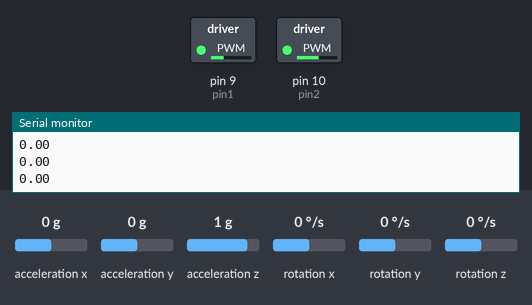
A sketch run on a simulated Arduino Uno, built with avr-gcc and run on an emulated ATmega328P. Parts: switched loads named in the sketch (green lamp = pin HIGH), the last lines printed to the serial monitor. Wiring (inferred from the names in the program): MPU-6050 motion sensor at I2C address 0x68. The test bench sets the inputs (shaded band); at power-on: acceleration y 0 g, acceleration z 1 g, acceleration x 0 g, rotation x 0 °/s, rotation y 0 °/s, rotation z 0 °/s.

Above: at 1.8 s.
1.9 s: acceleration y set to -1.4 g
3.4 s: acceleration y set to 1.4 g
At 3.58 s:
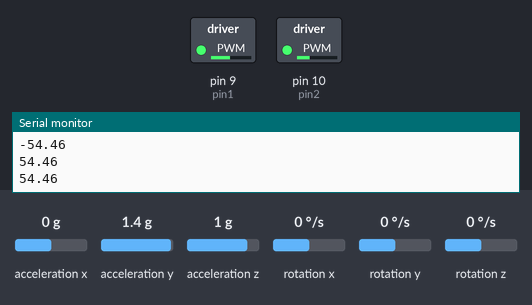
At 5.64 s:
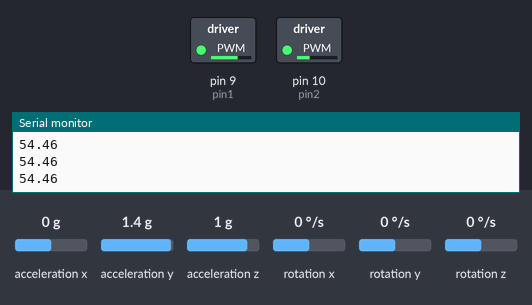
6.4 s: acceleration z set to -0.8 g
9.4 s: acceleration y set to -0.8 g
At 10.9 s:
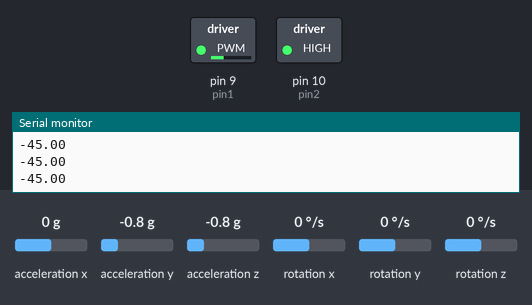
Timing chart, 0 to 11.9 s (numbered marks = the images above; inputs shaded):
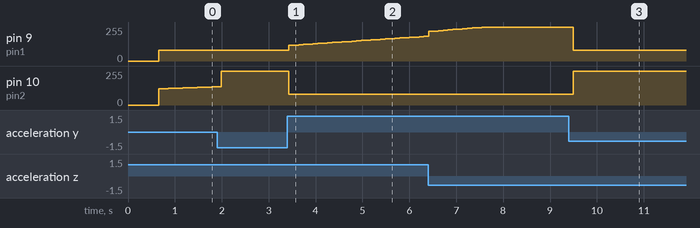

Measured:
- after the input at 3.4 s, pin 9 (pin1): moves from 80/255 to 185/255 over 2.9 s, starting at once; pin 10 (pin2): 255/255 → 80/255 at once
- after the input at 9.4 s, pin 9 (pin1): 255/255 → 80/255 after 0.10 s; pin 10 (pin2): 80/255 → 255/255 after 0.10 s

The sketch:

final.ino
```cpp
#include <Wire.h>
#include <math.h>
#define pin1 9
#define pin2 10

int inputAngle = 20;
double angle;
double error, last_error = 0, total_error = 0;
double kP = 6;
double kI = 0.007;
double kD = 0;
int T = 10;
int last_time = 0;
double PID_signal;

double pM2=0, pM1=0;
double procent;

const uint8_t MPU6050SlaveAddress = 0x68;
const uint16_t AccelScaleFactor = 16384;
const uint16_t GyroScaleFactor = 131;

const uint8_t MPU6050_REGISTER_SMPLRT_DIV   =  0x19;
const uint8_t MPU6050_REGISTER_USER_CTRL    =  0x6A;
const uint8_t MPU6050_REGISTER_PWR_MGMT_1   =  0x6B;
const uint8_t MPU6050_REGISTER_PWR_MGMT_2   =  0x6C;
const uint8_t MPU6050_REGISTER_CONFIG       =  0x1A;
const uint8_t MPU6050_REGISTER_GYRO_CONFIG  =  0x1B;
const uint8_t MPU6050_REGISTER_ACCEL_CONFIG =  0x1C;
const uint8_t MPU6050_REGISTER_FIFO_EN      =  0x23;
const uint8_t MPU6050_REGISTER_INT_ENABLE   =  0x38;
const uint8_t MPU6050_REGISTER_ACCEL_XOUT_H =  0x3B;
const uint8_t MPU6050_REGISTER_SIGNAL_PATH_RESET  = 0x68;

int16_t AccelX, AccelY, AccelZ;
double Ax, Ay, Az;

void PID()
{
  unsigned long _time = millis();
  int d_time = _time - last_time;

  if (d_time >= T)
  {
    angle = Angle();
    error = inputAngle - angle;
    total_error += error;

    double deriv_error = error - last_error;

    PID_signal = kP * error + kI * T * total_error + (kD * deriv_error) / T;

    if (PID_signal >= 255)
      PID_signal = 255;
    else if (PID_signal <= -255)
      PID_signal = -255;

    last_error = error;
    last_time = _time;
  }
}

void Motor()
{
  int aux;
  procent = 1 / (1 + exp(-error * 1.2));

  if ( PID_signal >= 0)
  {
    pM2 = procent * PID_signal;
    //pM2 = 150;
    //pM1 = 0;
    pM1 = (1 - procent) * PID_signal;
  }
  else
  {
    //pM2 = 0;
    //pM1 = 150;
    pM2 = procent * abs(PID_signal);
    pM1 = (1 - procent) * abs(PID_signal);
  }
  if ( pM1 < 80)
    pM1 = 80;
  if ( pM2 < 80)
    pM2 = 80;
  analogWrite(pin1, (int)pM1);
  analogWrite(pin2, (int)pM2);
}

void setup() {
  // put your setup code here, to run once:
  pinMode(9,OUTPUT);
  pinMode(10,OUTPUT);
  Serial.begin(9600);
  Wire.begin();
  MPU6050_Init();
  delay(500);
}
int sw=1;
void loop() {
    Read_RawValue(MPU6050SlaveAddress, MPU6050_REGISTER_ACCEL_XOUT_H);
    Ax = (double)AccelX/AccelScaleFactor;
    Ay = (double)AccelY/AccelScaleFactor;
    Az = (double)AccelZ/AccelScaleFactor;
    //angle = Angle();
    PID();
    Motor();
    /*
    if(angle < 0){
      analogWrite(pin2,150);
      analogWrite(pin1,0);
    }
    else{
      analogWrite(pin2,0);
      analogWrite(pin1,150);
    }
    */
    Serial.println(angle);
    //Serial.print(" ");
    //Serial.println(PID_signal);
    delay(100);
}

double Angle()
{
  double _angle;

  _angle = (atan2(Ay, sqrt(Ax * Ax + Az * Az)) * 180.0) / PI;
  //Serial.println(angle);
  return _angle;
}

void I2C_Write(uint8_t deviceAddress, uint8_t regAddress, uint8_t data){
  Wire.beginTransmission(deviceAddress);
  Wire.write(regAddress);
  Wire.write(data);
  Wire.endTransmission();
}

// read all 14 register
void Read_RawValue(uint8_t deviceAddress, uint8_t regAddress){
  Wire.beginTransmission(deviceAddress);
  Wire.write(regAddress);
  Wire.endTransmission();
  Wire.requestFrom(deviceAddress, (uint8_t)14);
  AccelX = (((int16_t)Wire.read()<<8) | Wire.read());
  AccelY = (((int16_t)Wire.read()<<8) | Wire.read());
  AccelZ = (((int16_t)Wire.read()<<8) | Wire.read());
}

//configure MPU6050
void MPU6050_Init(){
  delay(150);
  I2C_Write(MPU6050SlaveAddress, MPU6050_REGISTER_SMPLRT_DIV, 0x07);
  I2C_Write(MPU6050SlaveAddress, MPU6050_REGISTER_PWR_MGMT_1, 0x01);
  I2C_Write(MPU6050SlaveAddress, MPU6050_REGISTER_PWR_MGMT_2, 0x00);
  I2C_Write(MPU6050SlaveAddress, MPU6050_REGISTER_CONFIG, 0x00);
  I2C_Write(MPU6050SlaveAddress, MPU6050_REGISTER_GYRO_CONFIG, 0x00);//set +/-250 degree/second full scale
  I2C_Write(MPU6050SlaveAddress, MPU6050_REGISTER_ACCEL_CONFIG, 0x00);// set +/- 2g full scale
  I2C_Write(MPU6050SlaveAddress, MPU6050_REGISTER_FIFO_EN, 0x00);
  I2C_Write(MPU6050SlaveAddress, MPU6050_REGISTER_INT_ENABLE, 0x01);
  I2C_Write(MPU6050SlaveAddress, MPU6050_REGISTER_SIGNAL_PATH_RESET, 0x00);
  I2C_Write(MPU6050SlaveAddress, MPU6050_REGISTER_USER_CTRL, 0x00);
}
```
